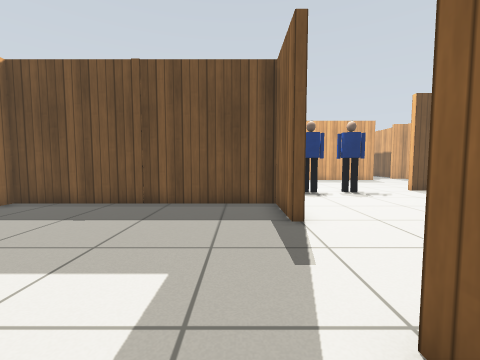
View 1 (above)

21 first-person views from a walk through a world built for the Gazebo simulator. The camera is 0.72 m above the floor, tilts 4° down and sees 90° across. The floor is counted in squares, 0.5 m on a side. Each view is taken from the middle of a square. On the plan, view 1 faces up. The plan holds only what a view shows up to about 13 squares ahead; the rest is blank. Robots are left out. Gazebo's built-in surfaces are drawn with simple patterns. Some stock models are drawn as simple stand-ins.

View 2
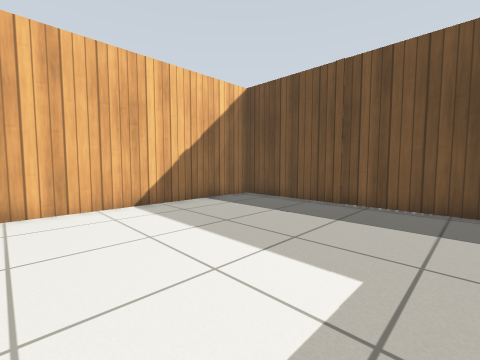

View 3
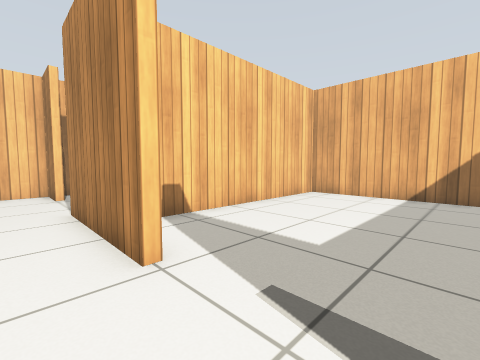

View 4
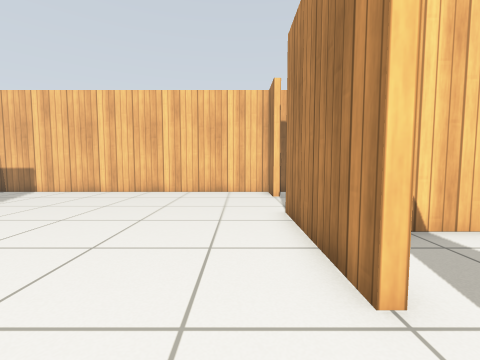

View 5
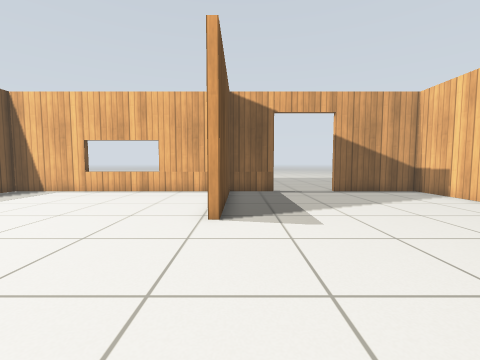

View 6
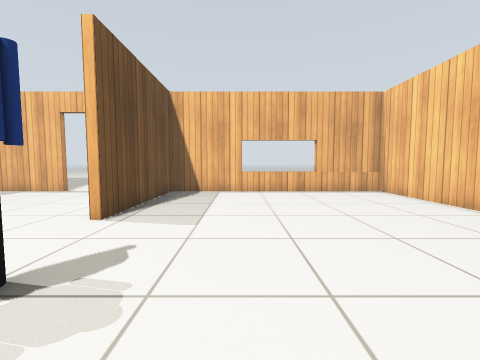

View 7
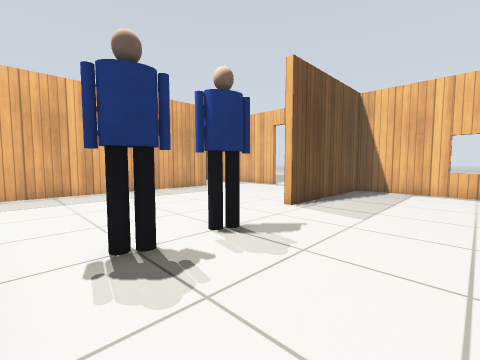

View 8
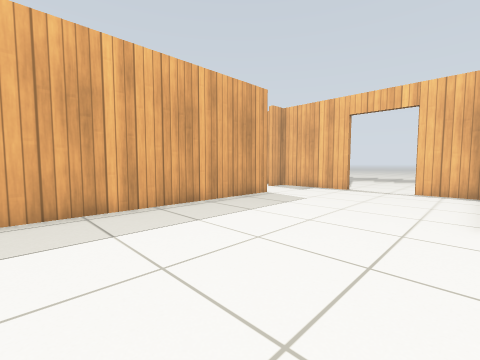

View 9
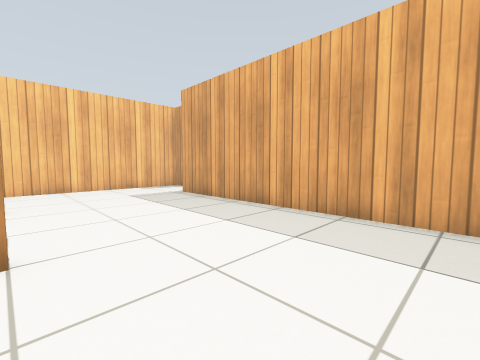

View 10
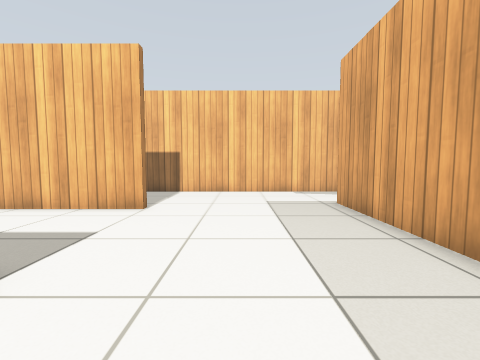

View 11
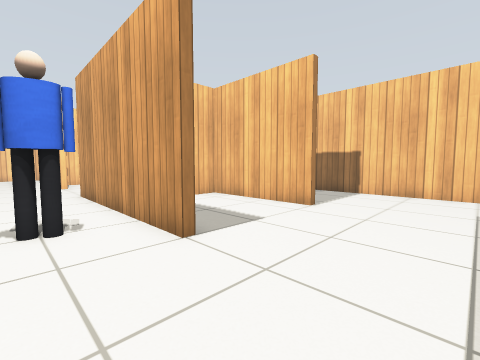

View 12
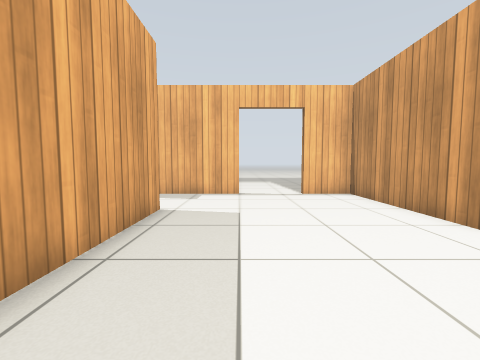

View 13
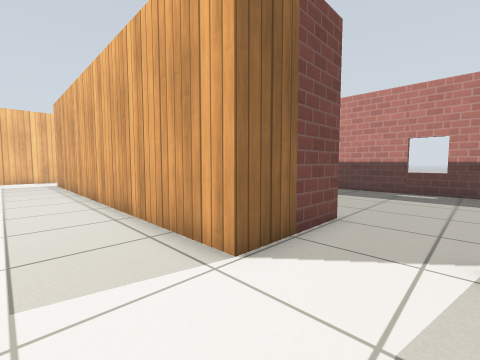

View 14
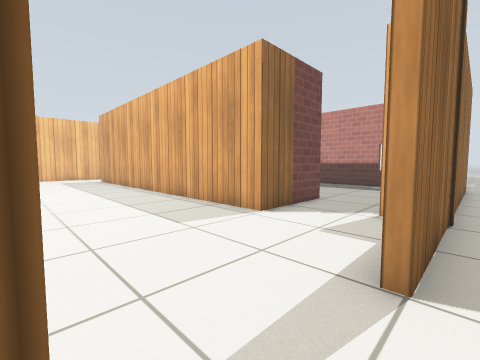

View 15
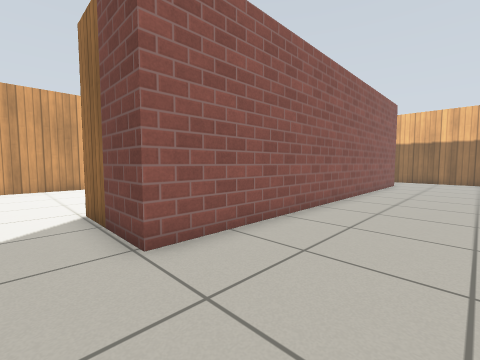

View 16
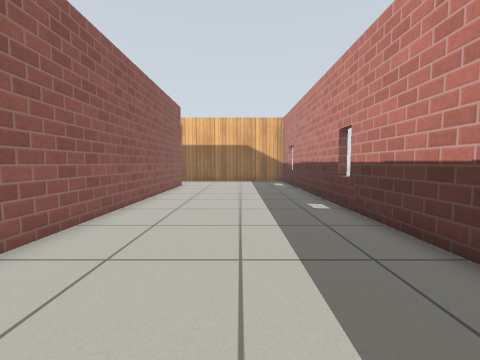

View 17
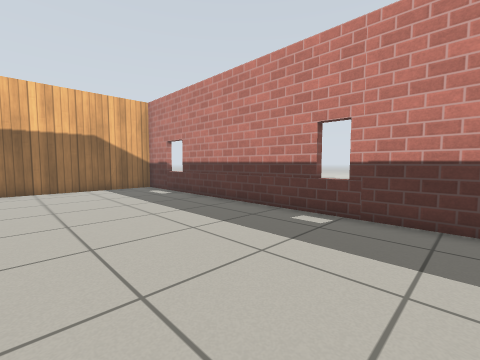

View 18
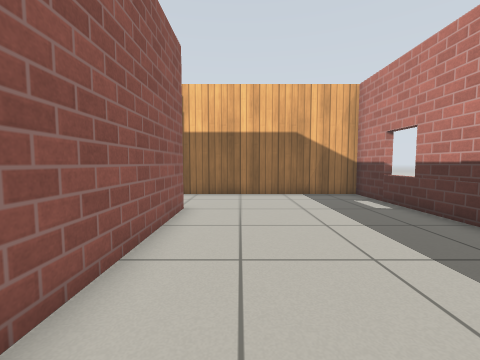

View 19
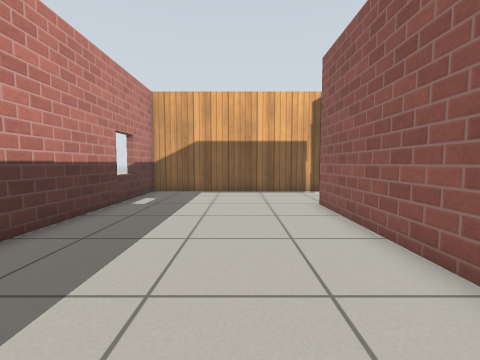

View 20
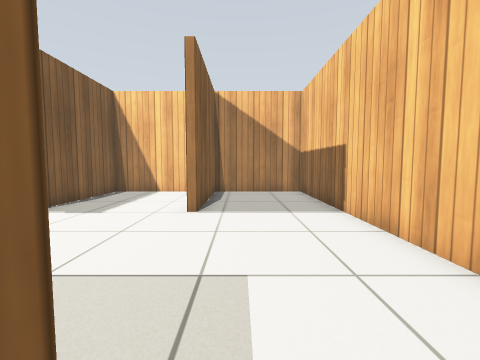

View 21
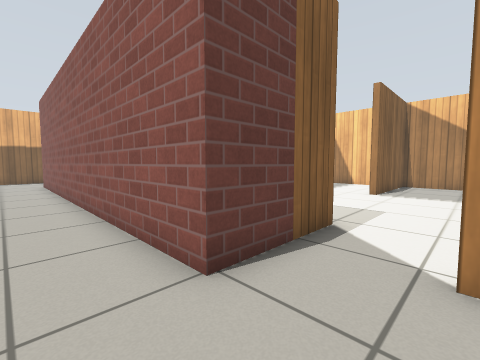

### Floor plan
Points are (right, up) in squares from view 1. A wall is a line through its corners. A room is listed if a view was taken in it or the views show most of it. See-through windows are left out.
Room 1 (views 1, 2)
walls: (1.4, 5.8) (1.4, 8.5) (-8.1, 8.5) (-8.1, -0.9) (0.1, -0.9); (1.4, 1.2) (1.4, 1.7)
ways out: opening at (1, 3.5) to room 2
Room 2 (views 3, 4, 5, 6, 7, 8, 9, 10, 11, 12, 13, 20)
walls: (9.1, 12.8) (15.2, 12.8) (15.2, 15.1); (1.7, 14.1) (1.7, 5.7); (10.1, 1.7) (15.2, 1.7) (15.2, 12.5) (9, 12.5); (1.4, 1.7) (1.7, 1.7) (1.7, -3); (-3.4, 14) (-3.4, 8.8) (1.4, 8.8) (1.4, 13.2); (14.7, 1.5) (9, 1.5); (15.2, 18) (15.2, 21.9); (15.2, -0.8) (15.2, 1.5); (1.7, -6.3) (1.7, -8) (15.2, -8) (15.2, -3.8); (11.4, 24.2) (11.4, 20.5) (-4.6, 20.5) (-4.6, 22.5); (15.2, 22.9) (15.2, 24.4); (-8.1, 22) (-8.1, 8.8) (-3.7, 8.8) (-3.7, 14)
ways out: opening at (1, 3.5) to room 1; open door at (15, -2) to room 3; open door at (15, 16.5) to room 3; opening at (-5.5, 23) to room 4; opening at (13, 25) to room 4; opening at (1, -4.5)
objects: person (3, 12) to (4, 12); person (5, 12) to (6, 12)
Room 3 (view 14)
walls: (13, 31.3) (13, 31.8); (15.5, 31.7) (15.5, 18)
ways out: open door at (15, -2) to room 2; open door at (15, 16.5) to room 2
Room 4 (views 15, 16, 17, 18, 19, 21)
walls: (-4.6, 22.5) (-4.6, 24.2) (11.4, 24.2); (15.2, 24.4) (15.2, 31.4) (-8.1, 31.4) (-8.1, 23.4)
ways out: opening at (-5.5, 23) to room 2; opening at (13, 25) to room 2

Positions as (right, up) in squares from view 1, and headings:
1: (0, 0), facing up
2: (0, 0), facing up-left
3: (3, 5), facing down-left
4: (3, 4), facing down
5: (3, 1), facing right
6: (3, 9), facing right
7: (2, 8), facing up-right
8: (2, 13), facing up-right
9: (6, 14), facing up-left
10: (4, 17), facing left
11: (4, 18), facing down-left
12: (4, 18), facing right
13: (14, 18), facing up-left
14: (16, 15), facing up-left
15: (13, 28), facing down-left
16: (11, 28), facing left
17: (6, 25), facing up-left
18: (3, 26), facing left
19: (3, 27), facing right
20: (-5, 21), facing down
21: (-7, 26), facing down-right
